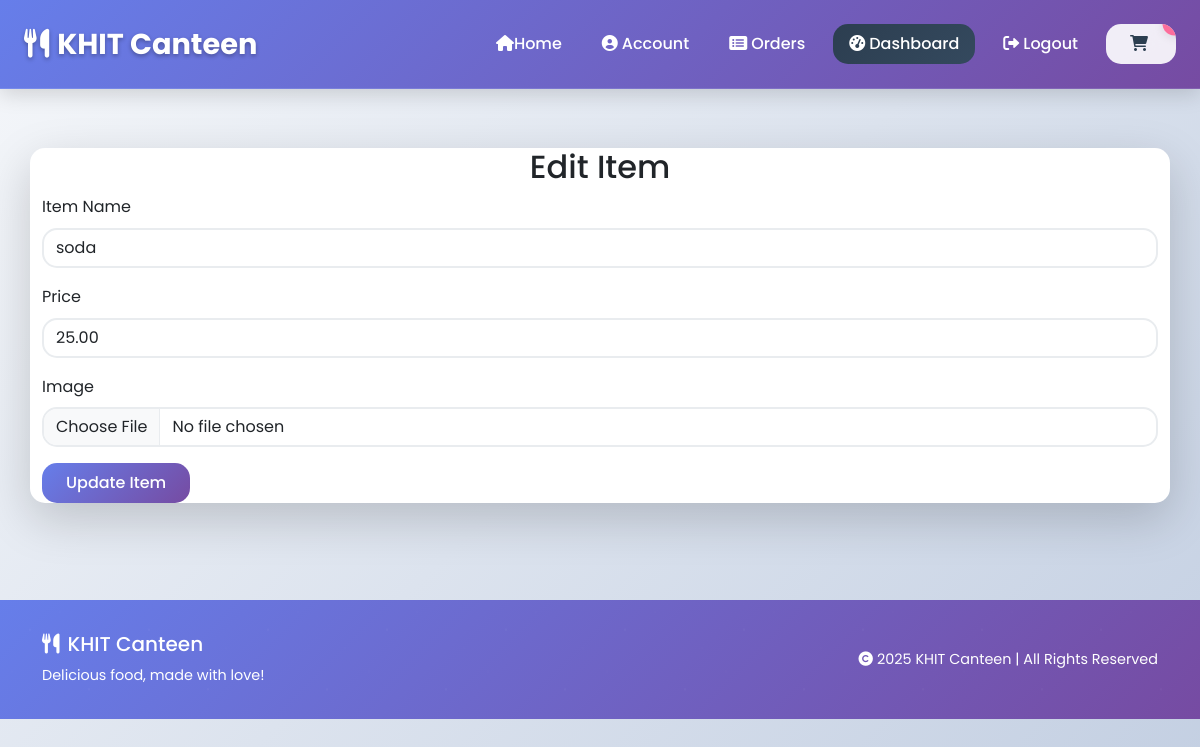
The page /edit_item/4a840cff-1727-4183-a132-89f42fabb2be/ (signed in) on the database as committed earlier.
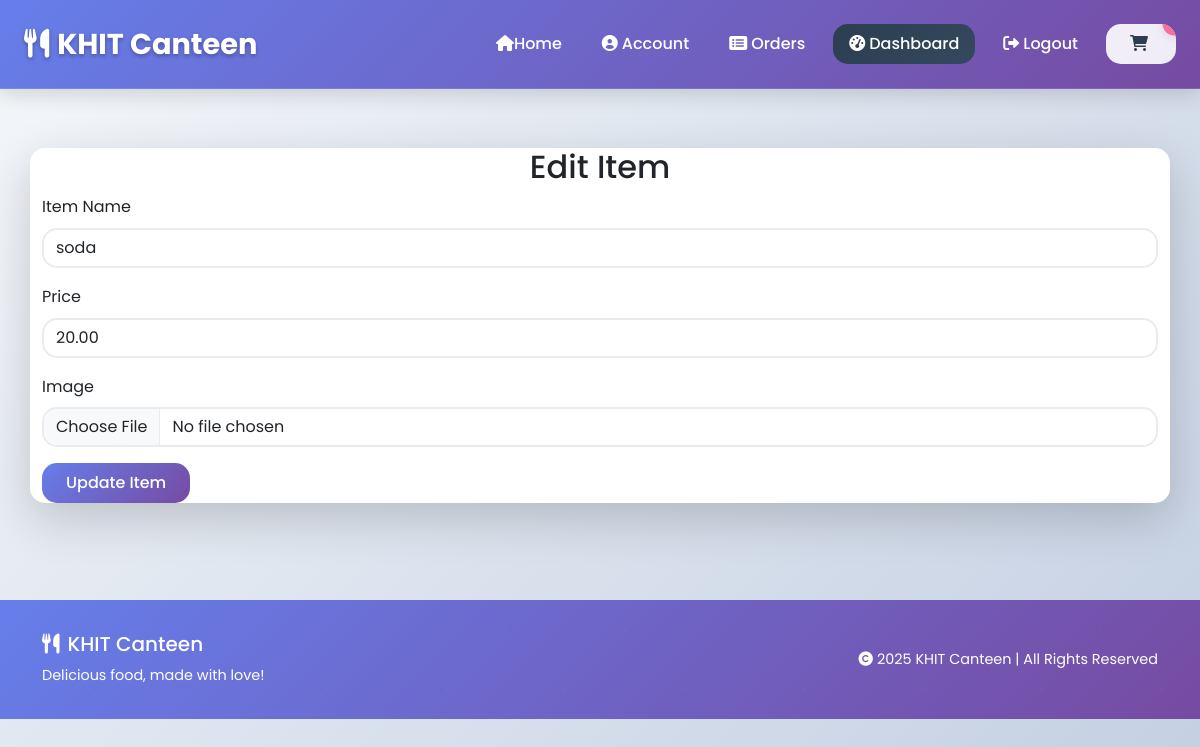
The same page on the database as committed later.
### home/models.py (models this page shows, shortened)
class BaseModel(models.Model):#abstract base class for common fields // models	A module  //Model	A class inside that module
    uid = models.UUIDField(primary_key=True, default=uuid.uuid4, editable=False)
    created_at = models.DateTimeField(auto_now_add=True)#automatically sets the field to now when the object is created.
    updated_at = models.DateTimeField(auto_now=True)
    class Meta:  #not created as a table ,fields are inherited by other models
        abstract = True

class Item(BaseModel):
    category=models.ForeignKey(ItemCategory,on_delete=models.CASCADE,related_name='items')
    item_name = models.CharField(max_length=100)
    price=models.DecimalField(max_digits=10, decimal_places=2, validators=[MinValueValidator(0.01)])
    images=models.ImageField(upload_to='items')
    is_available = models.BooleanField(default=True)

### home/views.py (the view, shortened to what this page needs)
# urls.py: path('edit_item/<uuid:food_items_uid>/', edit_item, name='edit_item'),
@staff_member_required(login_url='/login/')
def edit_item(request, food_items_uid):
    try:
        item_obj = get_object_or_404(Item, uid=food_items_uid)
        return render(request, 'edit_item.html', {'item': item_obj})
    except Exception as e:
        logger.error(f"Edit item error: {e}")
        messages.error(request, "Error editing item.")
        return redirect('owner_dashboard')

### home/context_processors.py (called while the page is built)
def cart_count(request):
    if request.user.is_authenticated:
        try:
            cart = Cart.objects.filter(user=request.user, is_paid=False).first()
            if cart:
                count = cart.cart_items.aggregate(total=Sum('quantity'))['total'] or 0
                return {'cart_count': count}
            return {'cart_count': 0}
        except:
            return {'cart_count': 0}
    return {'cart_count': 0}

### home/templates/edit_item.html (shortened to what this page needs)
{% extends "base.html" %}
{% block start %}
<div class="container card shadow-lg mt-5">
    <h2 class="text-center">Edit Item</h2>
    <form method="POST" action="{% url 'edit_item' item.uid %}">
        <div class="mb-3">
            <label for="item_name" class="form-label">Item Name</label>
            <input type="text" class="form-control" id="item_name" name="item_name" value="{{ item.item_name }}" required>
        </div>
        <div class="mb-3">
            <label for="price" class="form-label">Price</label>
            <input type="number" class="form-control" id="price" name="price" value="{{ item.price }}" required>
        </div>
        <div class="mb-3">
            <label for="images" class="form-label">Image</label>
            <input type="file" class="form-control" id="images" name="images">
        </div>
        <button type="submit" class="btn btn-primary">Update Item</button>
    </form>
{% endblock %}

Rows that differ between the two databases and show on the page:
changed Item "soda": price "25.00" → "20.00"
